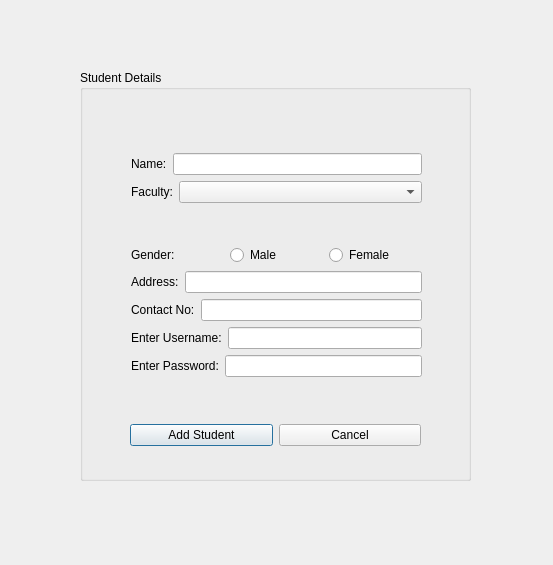
<?xml version="1.0" encoding="UTF-8"?>
<ui version="4.0">
 <class>AddStudent</class>
 <widget class="QDialog" name="AddStudent">
  <property name="geometry">
   <rect>
    <x>0</x>
    <y>0</y>
    <width>553</width>
    <height>565</height>
   </rect>
  </property>
  <property name="windowTitle">
   <string>Add Student</string>
  </property>
  <widget class="QGroupBox" name="groupBox">
   <property name="geometry">
    <rect>
     <x>80</x>
     <y>70</y>
     <width>391</width>
     <height>411</height>
    </rect>
   </property>
   <property name="title">
    <string>Student Details</string>
   </property>
   <widget class="QWidget" name="layoutWidget">
    <property name="geometry">
     <rect>
      <x>50</x>
      <y>340</y>
      <width>291</width>
      <height>51</height>
     </rect>
    </property>
    <layout class="QHBoxLayout" name="horizontalLayout_8">
     <item>
      <widget class="QPushButton" name="pushButton_add_student">
       <property name="text">
        <string>Add Student</string>
       </property>
      </widget>
     </item>
     <item>
      <widget class="QPushButton" name="pushButton_cancel">
       <property name="text">
        <string>Cancel</string>
       </property>
      </widget>
     </item>
    </layout>
   </widget>
   <widget class="QWidget" name="layoutWidget">
    <property name="geometry">
     <rect>
      <x>51</x>
      <y>83</y>
      <width>291</width>
      <height>224</height>
     </rect>
    </property>
    <layout class="QVBoxLayout" name="verticalLayout">
     <item>
      <layout class="QHBoxLayout" name="horizontalLayout">
       <item>
        <widget class="QLabel" name="label_name">
         <property name="text">
          <string>Name:</string>
         </property>
        </widget>
       </item>
       <item>
        <widget class="QLineEdit" name="lineEdit_name"/>
       </item>
      </layout>
     </item>
     <item>
      <layout class="QFormLayout" name="formLayout">
       <item row="0" column="1">
        <widget class="QComboBox" name="comboBox_faculty"/>
       </item>
       <item row="0" column="0">
        <widget class="QLabel" name="label_faculty">
         <property name="text">
          <string>Faculty:</string>
         </property>
        </widget>
       </item>
      </layout>
     </item>
     <item>
      <layout class="QHBoxLayout" name="horizontalLayout_7">
       <item>
        <widget class="QLabel" name="label_gender">
         <property name="text">
          <string>Gender:</string>
         </property>
        </widget>
       </item>
       <item>
        <widget class="QRadioButton" name="radioButton_male">
         <property name="text">
          <string>Male</string>
         </property>
        </widget>
       </item>
       <item>
        <widget class="QRadioButton" name="radioButton_female">
         <property name="text">
          <string>Female</string>
         </property>
        </widget>
       </item>
      </layout>
     </item>
     <item>
      <layout class="QHBoxLayout" name="horizontalLayout_3">
       <item>
        <widget class="QLabel" name="label_address">
         <property name="text">
          <string>Address:</string>
         </property>
        </widget>
       </item>
       <item>
        <widget class="QLineEdit" name="lineEdit_address"/>
       </item>
      </layout>
     </item>
     <item>
      <layout class="QHBoxLayout" name="horizontalLayout_4">
       <item>
        <widget class="QLabel" name="label_contact">
         <property name="text">
          <string>Contact No:</string>
         </property>
        </widget>
       </item>
       <item>
        <widget class="QLineEdit" name="lineEdit_contact"/>
       </item>
      </layout>
     </item>
     <item>
      <layout class="QHBoxLayout" name="horizontalLayout_5">
       <item>
        <widget class="QLabel" name="label_username">
         <property name="text">
          <string>Enter Username:</string>
         </property>
        </widget>
       </item>
       <item>
        <widget class="QLineEdit" name="lineEdit_username"/>
       </item>
      </layout>
     </item>
     <item>
      <layout class="QHBoxLayout" name="horizontalLayout_6">
       <item>
        <widget class="QLabel" name="label_password">
         <property name="text">
          <string>Enter Password:</string>
         </property>
        </widget>
       </item>
       <item>
        <widget class="QLineEdit" name="lineEdit_password">
         <property name="echoMode">
          <enum>QLineEdit::Password</enum>
         </property>
        </widget>
       </item>
      </layout>
     </item>
    </layout>
   </widget>
  </widget>
 </widget>
 <resources/>
 <connections/>
</ui>
